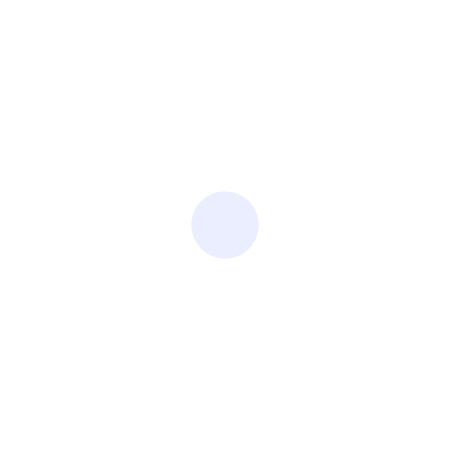
Frame 1 (no input)
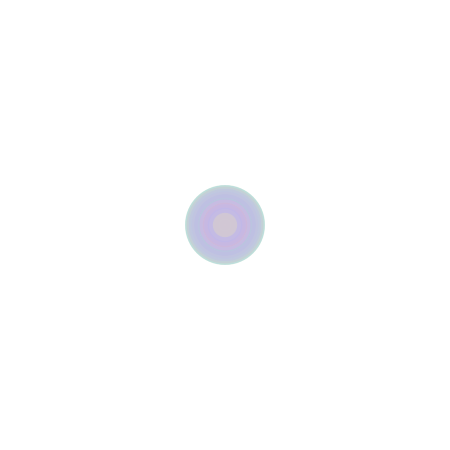
Frame 60 (the mouse pressed at the canvas centre just before this capture)
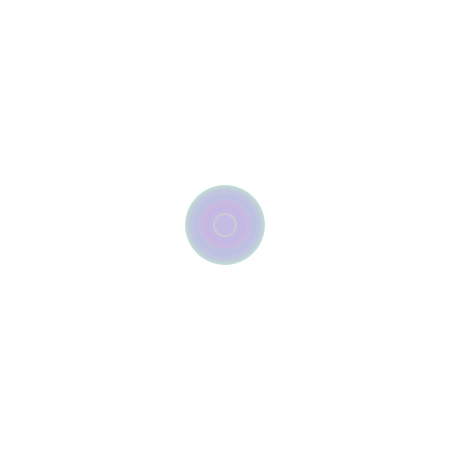
Frame 120 (the mouse held since frame 60 and released just before this capture)

The Processing sketch that drew these frames (run headless with seeded random() and noise(); from frame 60 on, the mouse is pressed at the canvas centre):

// Processing sketch: processing_146117
// ── processing_146117.pde

int counter;

void setup() {  //setup function called initially, only once
  size(450, 450
 );
  background(255);  //set background white
  colorMode(HSB);   //set colors to Hue, Saturation, Brightness mode
  counter = 0;
}

void draw() {  //draw function loops 
  counter++;
  noStroke();
  fill(random(255),100,255,50);
  
  if(mousePressed == true) { //add some interaction
    ellipse(mouseX, mouseY, 20, 20);
  }
  else {
    ellipse(width/2, height/2, 80*sin(counter), 80*sin(counter));
  }
}
